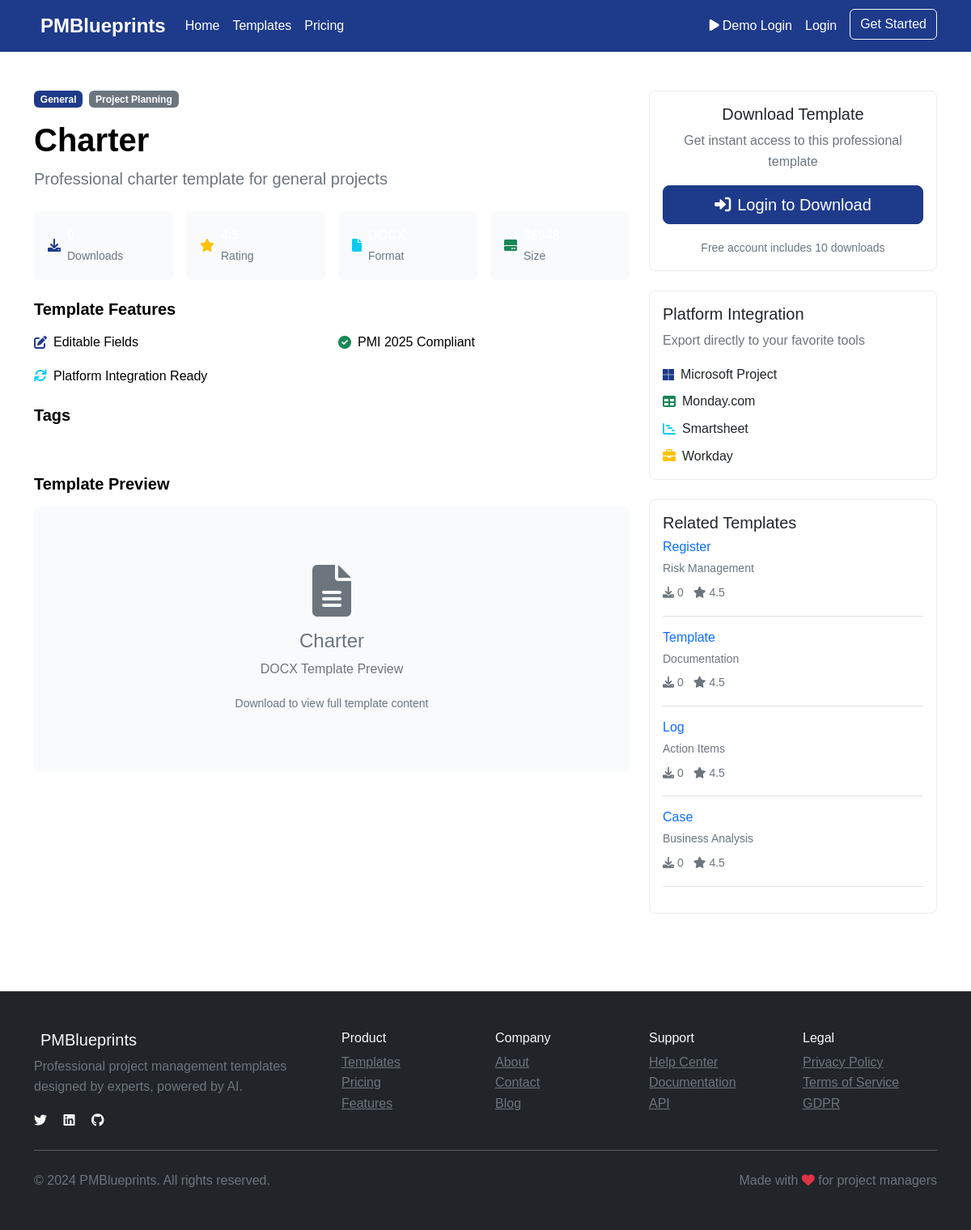
The app's page /templates/1 with its own data.
### app.py (models this page shows, shortened)
class Template(db.Model):
    id = db.Column(db.Integer, primary_key=True)
    name = db.Column(db.String(200), nullable=False)
    description = db.Column(db.Text)
    industry = db.Column(db.String(50), nullable=False)
    category = db.Column(db.String(50), nullable=False)
    file_type = db.Column(db.String(10), nullable=False)  # xlsx, docx, pdf
    filename = db.Column(db.String(255), nullable=False)
    file_path = db.Column(db.String(255))
    preview_image = db.Column(db.String(255))
    downloads = db.Column(db.Integer, default=0)
    rating = db.Column(db.Float, default=4.5)
    tags = db.Column(db.Text)
    file_size = db.Column(db.Integer)
    has_formulas = db.Column(db.Boolean, default=False)
    has_fields = db.Column(db.Boolean, default=False)
    created_at = db.Column(db.DateTime, default=datetime.utcnow)
    is_premium = db.Column(db.Boolean, default=False)

### routes/templates.py (the view)
@templates_bp.route('/<int:template_id>')
def detail(template_id):
    try:
        from app import Template, db
        from database import ensure_database_initialized
        ensure_database_initialized()
        template = Template.query.get_or_404(template_id)
        related = Template.query.filter(
            Template.industry == template.industry,
            Template.id != template.id
        ).limit(4).all()
        return render_template('templates/detail.html',
                             template=template,
                             related=related)
    except Exception as e:
        logger.error(f"Template detail error: {e}")
        return render_template('templates/detail.html',
                             template=None,
                             related=[],
                             error_message="Template not found or unavailable"), 404

### database.py (called while the page is built)
def ensure_database_initialized():
    try:
        from app import db, Template
        db.create_all()
        if Template.query.count() == 0:
            populate_templates()
        return True
    except Exception as e:
        logger.error(f"Database initialization error: {e}")
        return False

### templates/templates/detail.html (shortened to what this page needs)
{% extends "base.html" %}
{% block content %}
<div class="container py-5">
    <div class="row">
        <div class="col-lg-8">
            <div class="template-header mb-4">
                <div class="d-flex align-items-center mb-3">
                    <span class="badge bg-primary me-2">{{ template.industry }}</span>
                    <span class="badge bg-secondary">{{ template.category }}</span>
                </div>
                <h1 class="display-6 fw-bold">{{ template.name }}</h1>
                <p class="lead text-muted">{{ template.description }}</p>
            </div>
            <div class="row g-3 mb-4">
                <div class="col-md-3">
                    <div class="stat-card p-3 bg-light rounded">
                        <div class="d-flex align-items-center">
                            <i class="fas fa-download text-primary me-2"></i>
                            <div>
                                <div class="fw-bold">{{ template.downloads }}</div>
                                <small class="text-muted">Downloads</small>
                            </div>
                        </div>
                    </div>
                </div>
                <div class="col-md-3">
                    <div class="stat-card p-3 bg-light rounded">
                        <div class="d-flex align-items-center">
                            <i class="fas fa-star text-warning me-2"></i>
                            <div>
                                <div class="fw-bold">{{ "%.1f"|format(template.rating) }}</div>
                                <small class="text-muted">Rating</small>
                            </div>
                        </div>
                    </div>
                </div>
                <div class="col-md-3">
                    <div class="stat-card p-3 bg-light rounded">
                        <div class="d-flex align-items-center">
                            <i class="fas fa-file text-info me-2"></i>
                            <div>
                                <div class="fw-bold">{{ template.file_type.upper() }}</div>
                                <small class="text-muted">Format</small>
                            </div>
                        </div>
                    </div>
                </div>
                <div class="col-md-3">
                    <div class="stat-card p-3 bg-light rounded">
                        <div class="d-flex align-items-center">
                            <i class="fas fa-hdd text-success me-2"></i>
                            <div>
                                <div class="fw-bold">{{ template.file_size }}</div>
                                <small class="text-muted">Size</small>
                            </div>
                        </div>
                    </div>
                </div>
            </div>
            <div class="template-features mb-4">
                <h3 class="h5 fw-bold mb-3">Template Features</h3>
                <div class="row g-3">
                    {% if template.has_fields %}
                    <div class="col-md-6">
                        <div class="feature-item d-flex align-items-center">
                            <i class="fas fa-edit text-primary me-2"></i>
                            <span>Editable Fields</span>
                        </div>
                    </div>
                    {% endif %}
                    <div class="col-md-6">
                        <div class="feature-item d-flex align-items-center">
                            <i class="fas fa-check-circle text-success me-2"></i>
                            <span>PMI 2025 Compliant</span>
                        </div>
                    </div>
                    <div class="col-md-6">
                        <div class="feature-item d-flex align-items-center">
                            <i class="fas fa-sync text-info me-2"></i>
                            <span>Platform Integration Ready</span>
                        </div>
                    </div>
                </div>
            </div>
            {% if template.tags %}
            <div class="template-tags mb-4">
                <h3 class="h5 fw-bold mb-3">Tags</h3>
                <div class="d-flex flex-wrap gap-2">
                    {% for tag in template.tags.split(',') %}
                    <span class="badge bg-outline-secondary">{{ tag.strip() }}</span>
                    {% endfor %}
                </div>
            </div>
            {% endif %}
            <div class="template-preview mb-4">
                <h3 class="h5 fw-bold mb-3">Template Preview</h3>
                <div class="preview-container bg-light rounded p-4 text-center">
                    {% if template.preview_image %}
                    <img src="{{ template.preview_image }}" alt="{{ template.name }} Preview" class="img-fluid rounded shadow-sm" style="max-height: 400px;">
                    {% else %}
                    <div class="preview-placeholder py-5">
                        <i class="fas fa-file-alt fa-4x text-muted mb-3"></i>
                        <h4 class="text-muted">{{ template.name }}</h4>
                        <p class="text-muted">{{ template.file_type.upper() }} Template Preview</p>
                        <small class="text-muted">Download to view full template content</small>
                    </div>
                    {% endif %}
                </div>
            </div>
        </div>
        <div class="col-lg-4">
            <div class="template-sidebar">
                <div class="card mb-4">
                    <div class="card-body text-center">
                        <h5 class="card-title">Download Template</h5>
                        <p class="card-text text-muted">Get instant access to this professional template</p>
                        {% if current_user.is_authenticated %}
                            <a href="{{ url_for('templates.download', template_id=template.id) }}" class="btn btn-primary btn-lg w-100 mb-3">
                                <i class="fas fa-download me-2"></i>Download Now
                            </a>
                            <small class="text-muted">
                                {% if current_user.subscription_plan == 'free' %}
                                    {{ 10 - current_user.downloads_used }} downloads remaining
                                {% else %}
                                    Unlimited downloads
                                {% endif %}
                            </small>
                        {% else %}
                            <a href="{{ url_for('auth.login') }}" class="btn btn-primary btn-lg w-100 mb-3">
                                <i class="fas fa-sign-in-alt me-2"></i>Login to Download
                            </a>
                            <small class="text-muted">Free account includes 10 downloads</small>
                        {% endif %}
                    </div>
                </div>
                <div class="card mb-4">
                    <div class="card-body">
                        <h5 class="card-title">Platform Integration</h5>
                        <p class="card-text text-muted">Export directly to your favorite tools</p>
                        <div class="integration-options">
                            <div class="d-flex align-items-center mb-2">
                                <i class="fab fa-microsoft text-primary me-2"></i>
                                <span>Microsoft Project</span>
                            </div>
                            <div class="d-flex align-items-center mb-2">
                                <i class="fas fa-table text-success me-2"></i>
                                <span>Monday.com</span>
                            </div>
                            <div class="d-flex align-items-center mb-2">
                                <i class="fas fa-chart-gantt text-info me-2"></i>
                                <span>Smartsheet</span>
                            </div>
                            <div class="d-flex align-items-center">
                                <i class="fas fa-briefcase text-warning me-2"></i>
                                <span>Workday</span>
                            </div>
                        </div>
                    </div>
                </div>
                {% if related %}
                <div class="card">
                    <div class="card-body">
                        <h5 class="card-title">Related Templates</h5>
                        <div class="related-templates">
                            {% for related_template in related %}
                            <div class="related-item mb-3 pb-3 border-bottom">
                                <h6 class="mb-1">
                                    <a href="{{ url_for('templates.detail', template_id=related_template.id) }}" class="text-decoration-none">
                                        {{ related_template.name }}
                                    </a>
                                </h6>
                                <small class="text-muted">{{ related_template.category }}</small>
                                <div class="mt-1">
                                    <small class="text-muted">
                                        <i class="fas fa-download me-1"></i>{{ related_template.downloads }}
                                        <i class="fas fa-star ms-2 me-1"></i>{{ "%.1f"|format(related_template.rating) }}
                                    </small>
                                </div>
                            </div>
                            {% endfor %}
                        </div>
                    </div>
                </div>
                {% endif %}
            </div>
        </div>
    </div>
</div>
{% endblock %}

### static/css/style.css (style rules this page uses)
:root { --primary-color: #1e3a8a; --primary-light: #3b82f6; --secondary-color: #000000; --light-color: #ffffff; --dark-color: #000000; --gray-color: #f8fafc; }
body { font-family: 'Arial', sans-serif; line-height: 1.6; color: var(--dark-color); background-color: var(--light-color); }
.card { border: 1px solid #e9ecef; border-radius: 8px; background-color: var(--light-color); }
.btn-primary { background-color: var(--primary-color); border-color: var(--primary-color); color: var(--light-color); }
.text-primary { color: var(--primary-color) !important; }
.text-muted { color: #6c757d !important; }
.bg-primary { background-color: var(--primary-color) !important; }
.bg-light { background-color: var(--gray-color) !important; }
.stat-card { background-color: rgba(255, 255, 255, 0.1); border: 1px solid rgba(255, 255, 255, 0.2); color: var(--light-color); }

### records on screen
Template: industry "General", category "Project Planning", name "Charter", description "Professional charter template for general projects", file_type "DOCX"
Template: name "Register", category "Risk Management", downloads "0", rating "4.5"
Template: name "Template", category "Documentation", downloads "0", rating "4.5"
Template: name "Log", category "Action Items", downloads "0", rating "4.5"
Template: name "Case", category "Business Analysis", downloads "0", rating "4.5"
